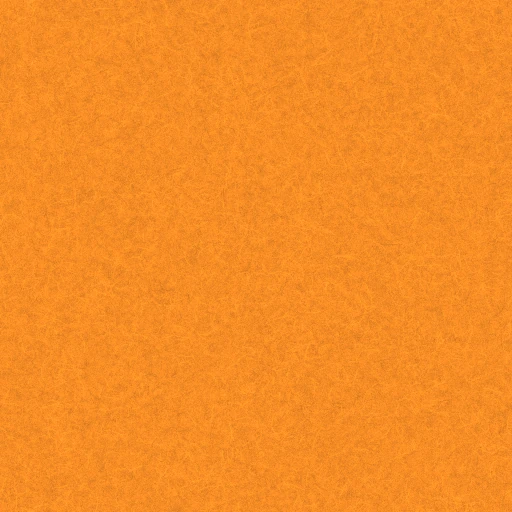
#> input picture designs/32/assets/extras/paper-sodium.webp, 512 x 512 px, given in place of Haeckel_Spumellaria.jpg, which was not available; the run also reads 1 picture not shown here
$ python plate.py ../../../32/assets/extras/paper-sodium.webp ../../../34/assets/photo/prism-mint.webp
#> lines starting #> are read from the running program, lines starting #| are printed output that depends on the picture; pictures that were not available may be replaced by others from this repository, and a replacement may not be noted
### designs/85/assets/src/common.py
import numpy as np
from PIL import Image
from scipy import ndimage as ndi

def srgb2lin(x): return np.where(x<=0.04045,x/12.92,((x+0.055)/1.055)**2.4)
def lin2srgb(x):
    x=np.clip(x,0,1); return np.where(x<=0.0031308,12.92*x,1.055*x**(1/2.4)-0.055)
def hexc(h):
    h=h.lstrip('#'); return srgb2lin(np.array([int(h[i:i+2],16)/255 for i in (0,2,4)]))

PAPER=hexc('#f7f5ea'); PAPER2=hexc('#eae6d8'); INK=hexc('#0b1711')
SPOT=hexc('#2f9e3c'); SPOTD=hexc('#005e26'); SPOTI=hexc('#00301a'); GLASS=hexc('#d1f2d7'); GLOW=hexc('#a6f08f')

def load_gray(path, crop=0.02):
#> called with crop = 0.02
    im=Image.open(path).convert('L'); w,h=im.size
#> after `im = Image.open(path).convert('L')`:
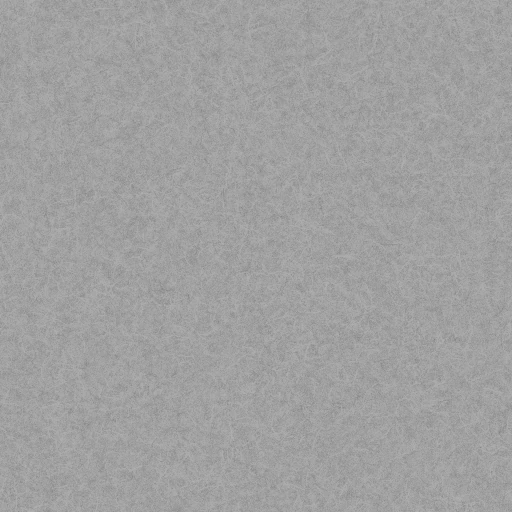
#> im: PIL image 512x512 L; min 130, max 179, mean 160.3
#> after `w, h = im.size`: w = 512; h = 512
    im=im.crop((int(w*crop),int(h*crop),int(w*(1-crop)),int(h*(1-crop))))
#> im: PIL image 491x491 L
    return im

# [8 lines left out: function bilinear, not called in this run]

def paper_tex(H,W,seed=1):
    rng=np.random.default_rng(seed)
    n=rng.standard_normal((H,W)).astype(np.float32)
    fine=ndi.gaussian_filter(n,0.7)*0.5
    mid=ndi.gaussian_filter(rng.standard_normal((H,W)).astype(np.float32),6)*6
    # fibres: anisotropic noise
    fib=ndi.gaussian_filter(rng.standard_normal((H,W)).astype(np.float32),(1.2,3.5))*4
    t=fine*0.035+mid*0.02+fib*0.02
    return t

def save(img_lin, path, q=88):
    a=(lin2srgb(img_lin)*255+0.5).astype(np.uint8)
    im=Image.fromarray(a); im.save(path, quality=q); return im

def grain(H,W,amt=0.012,seed=3):
    rng=np.random.default_rng(seed)
    return (rng.standard_normal((H,W,1)).astype(np.float32))*amt

### designs/85/assets/src/lens.py
"""Glass ball lenses resting on an ink-printed plate. Real ray-traced refraction (two interfaces), dispersion, shadow + focused caustic."""
import sys, json, numpy as np
from PIL import Image
from scipy import ndimage as ndi
sys.path.insert(0, sys.argv[1]+'/py')
from common import *
from glassify import smooth, make_paper

def ink_plate(S, src, W, H, zoom=1.0, cx=0.5, cy=0.5, crop=0.02, invert=False):
    im=load_gray(S+'/dl/'+src, crop)
    w,h=im.size; PW=int(W*zoom); nh=int(h*PW/w)
#> after `w, h = im.size`: w = 491; h = 491
#> after `nh = int(h * PW / w)`: nh = 1839
    if nh<H: nh=H; PW=int(w*H/h)
    im=im.resize((PW,nh),Image.LANCZOS)
#> im: PIL image 1839x1839 L
    left=int(np.clip(cx*PW-W/2,0,PW-W)); top=int(np.clip(cy*nh-H/2,0,nh-H))
#> after `top = int(np.clip(cy * nh - H / 2, 0, nh - H))`: top = 319
    L=np.asarray(im.crop((left,top,left+W,top+H)),dtype=np.float32)/255
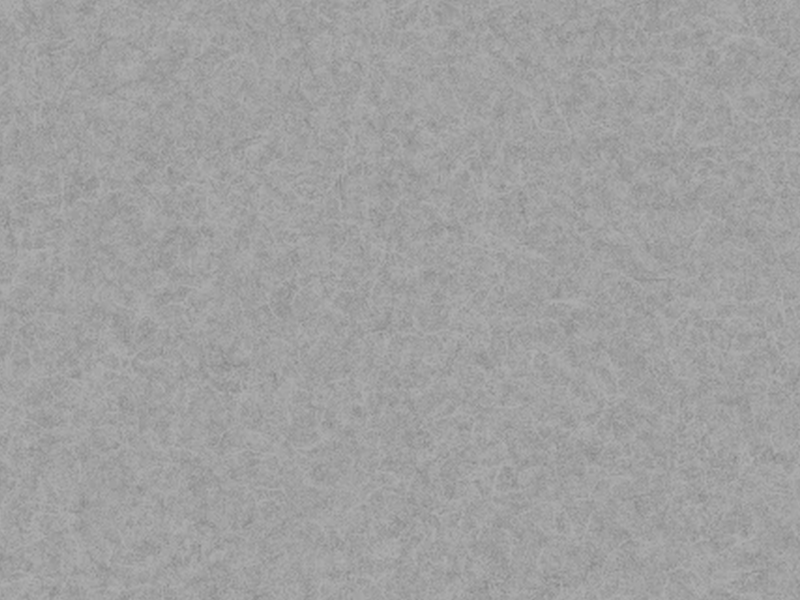
#> L: shape (1200, 1600) float32 (shown at 1/2 size); min 0.51, max 0.706, mean 0.629
    if invert: L=1-L
    return smooth(0.10,0.80,L)

# [61 lines left out: functions refract, render_lenses, not called in this run]

# [13 lines that do not run on import are left out]

### designs/85/assets/src/glassify.py
"""Turn an ink mask into glass objects lying on paper. Shared by hero + product renders."""
import numpy as np
from scipy import ndimage as ndi
from common import *

def smooth(e0,e1,x):
#> called with e0 = 0.1, e1 = 0.8
    t=np.clip((x-e0)/(e1-e0),0,1); return t*t*(3-2*t)
#> after `t = np.clip((x - e0) / (e1 - e0), 0, 1)`:
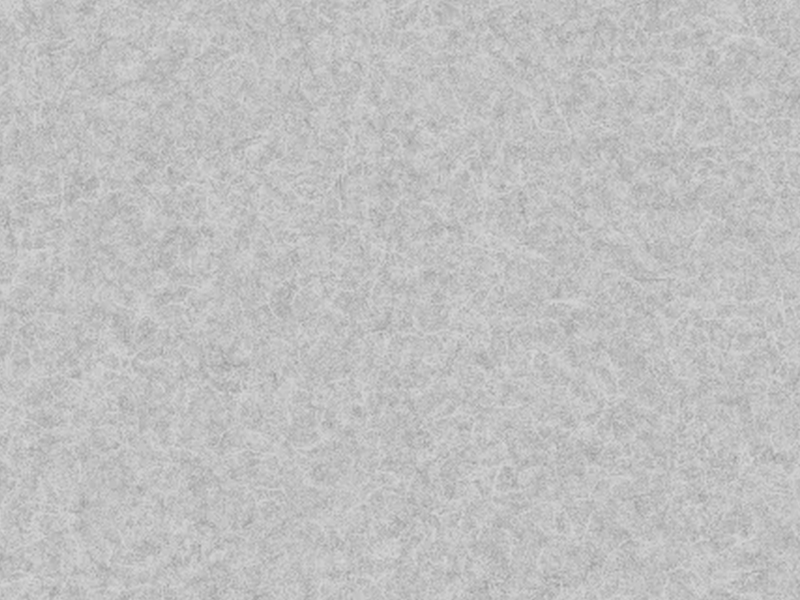
#> t: shape (1200, 1600) float32 (shown at 1/2 size); min 0.585, max 0.866, mean 0.755
#> after `return t * t * (3 - 2 * t)`:
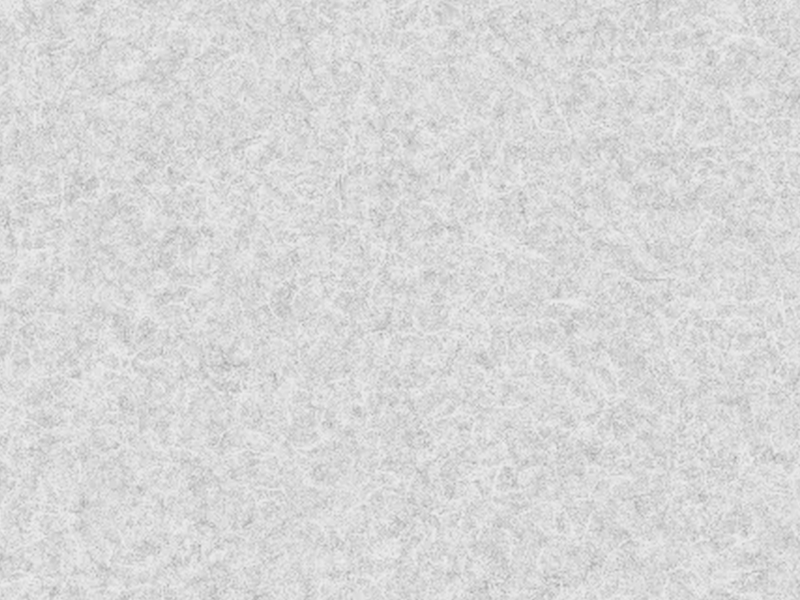
#> returned value: shape (1200, 1600) float32 (shown at 1/2 size); min 0.627, max 0.951, mean 0.848

def make_paper(H,W,sc,grid=True,seed=1,gridcol=None):
    yy,xx=np.mgrid[0:H,0:W].astype(np.float32)
    tex=paper_tex(H,W,seed)[...,None]
    P=PAPER*(1+tex)
    if grid:
        g=56*sc
        gl=np.minimum(np.abs(((xx+g/2)%g)-g/2),np.abs(((yy+g/2)%g)-g/2))
        g2=g*5
        gl2=np.minimum(np.abs(((xx+g2/2)%g2)-g2/2),np.abs(((yy+g2/2)%g2)-g2/2))
        gr=np.exp(-(gl/(0.8*sc+0.35))**2)*0.10+np.exp(-(gl2/(1.1*sc+0.45))**2)*0.22
        gc=SPOTD if gridcol is None else gridcol
        P=P*(1-gr[...,None])+gc*gr[...,None]*0.9
    return P

# [51 lines left out: function glassify, not called in this run]

### designs/85/assets/src/plate.py
import sys, numpy as np
from PIL import Image
sys.path.insert(0, sys.argv[1]+'/py')
from common import *
from glassify import make_paper
from lens import ink_plate
S=sys.argv[1]; A=sys.argv[2]
for src,name,W,H,z in (('Haeckel_Spumellaria.jpg','plate-spumellaria',1600,1200,1.15),('Haeckel_Cyrtoidea.jpg','plate-cyrtoidea',1200,1600,1.0)):
    a=ink_plate(S,src,W,H,z,0.5,0.5)
    P=make_paper(H,W,W/2400,grid=False,seed=9)
    bg=P*(1-a[...,None]*0.95)+INK*a[...,None]*0.95
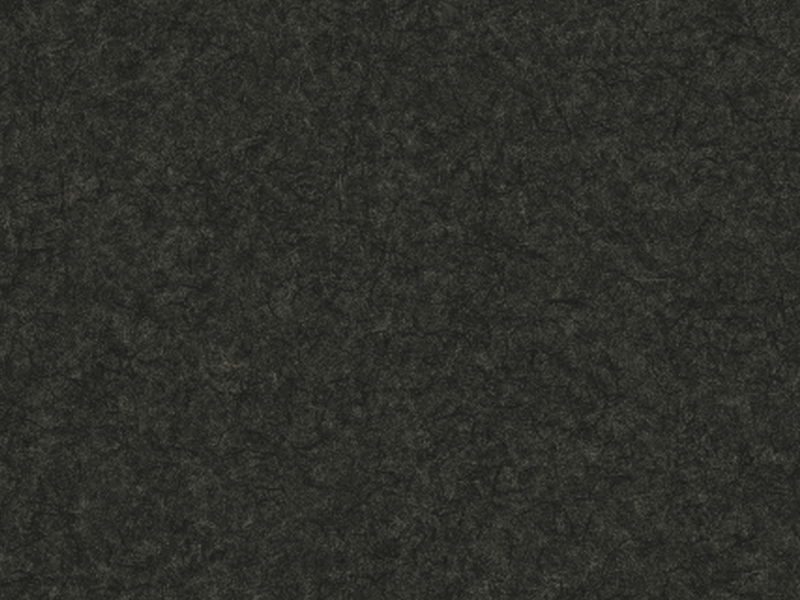
#> bg: shape (1200, 1600, 3) float64 (shown at 1/2 size); mean of channels 0, 1, 2 0.183, 0.184, 0.164; drawn as R, G, B
    im=Image.fromarray((lin2srgb(bg)*255+0.5).astype(np.uint8))
#> in lin2srgb, `return np.where(x <= 0.0031308, 12.92 * x, 1.055 * x ** (1 / 2.4) - 0.`:
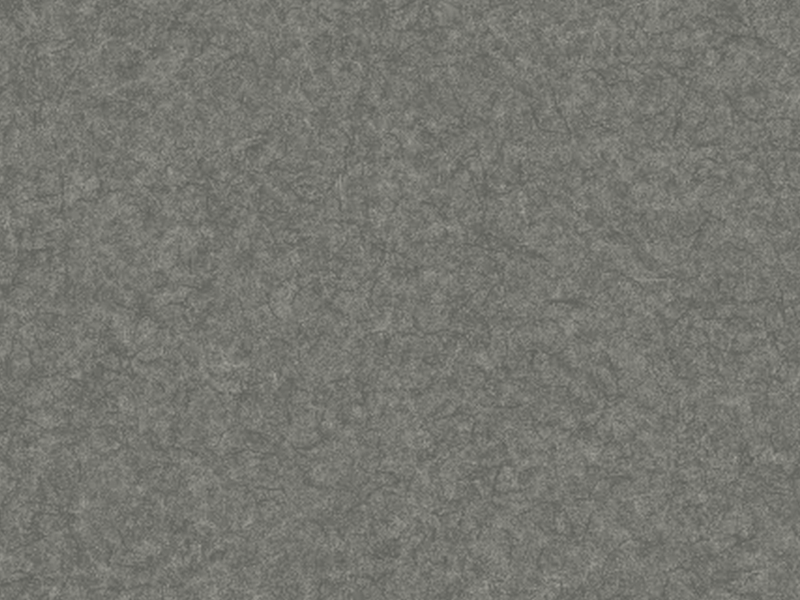
#> returned value: shape (1200, 1600, 3) float64 (shown at 1/2 size); mean of channels 0, 1, 2 0.464, 0.465, 0.441; drawn as R, G, B
#> im: PIL image 1600x1200 RGB
#> (the run stopped early here; a loop or call above may not have finished)
